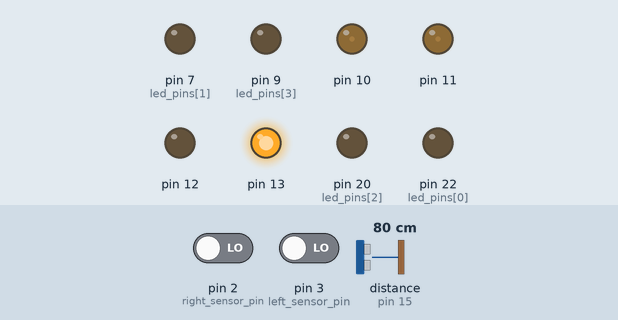
A sketch run on a simulated Arduino Mega 2560, built for the host (arithmetic inside an expression is 32-bit, double 64-bit). Parts: output pins drawn as LEDs (lit = HIGH). Wiring (inferred from the names in the program): ultrasonic range finder: trigger pin 14; echo pin 15. The inputs (shaded band) are chosen by the test bench; at power-on: distance to the obstacle (sensor on pin 15) 80 cm, pin 2 (right_sensor_pin) LOW, pin 3 (left_sensor_pin) LOW. The echo pulse lasts 58.3 µs per cm; pins used as bus, display or sensor lines are not drawn.

Above: at 1.2 s.
1.3 s: distance to the obstacle (sensor on pin 15) set to 6 cm
2.8 s: distance to the obstacle (sensor on pin 15) set to 3 cm
At 4.0 s:
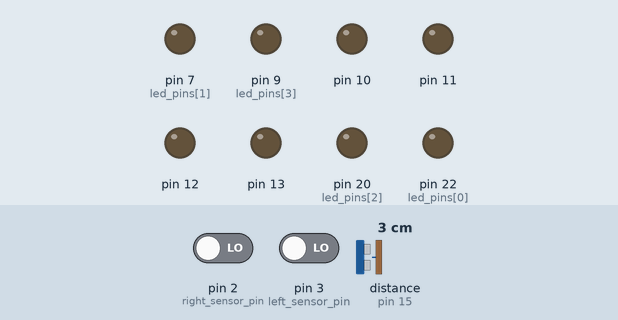
4.3 s: distance to the obstacle (sensor on pin 15) set to 9 cm
At 5.1 s:
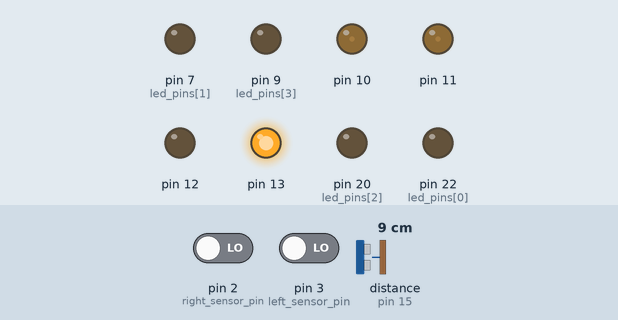
5.8 s: pin 2 (right_sensor_pin) driven HIGH
At 6.6 s:
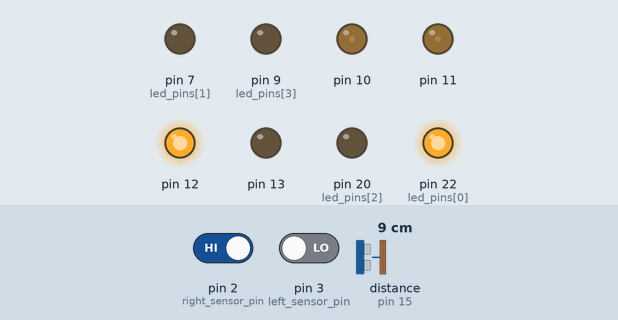
7.4 s: pin 3 (left_sensor_pin) driven HIGH
At 8.2 s:
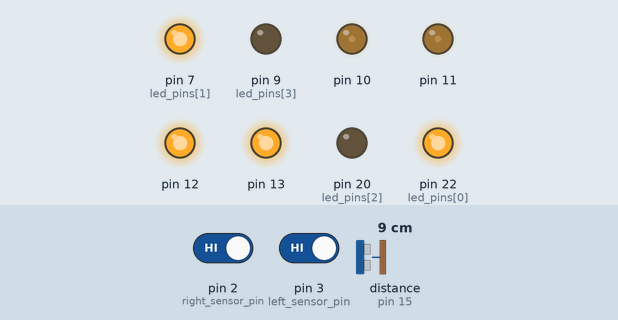
9.0 s: pin 2 (right_sensor_pin) driven LOW
At 9.7 s:
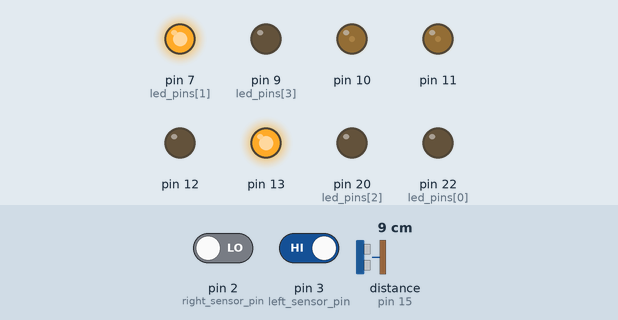
Timing chart, 0 to 11.6 s (numbered marks = the images above; inputs shaded):
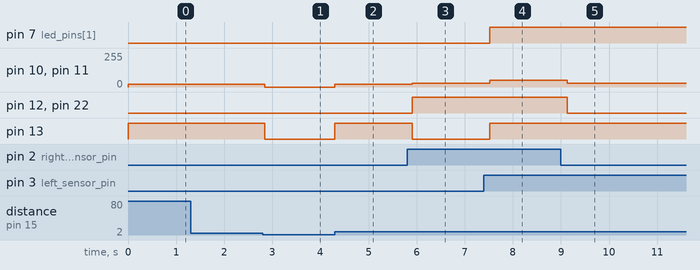

The sketch:

LAB12_Data_structures.ino
```cpp
#include <Arduino.h>

// Define functions
int get_tracking();
long measure_distance();
void motors_speed(int left_wheel_speed, int right_wheel_speed);

// Ultrasonic sensor pins
const int trigger_pin = 14;
const int echo_pin = 15;
const int left_sensor_pin = 3;
const int right_sensor_pin = 2;

// Motor pins and configuration
struct MotorPins {
    int motor1_pwm;
    int motor1_dir;
    int motor2_pwm;
    int motor2_dir;
};

MotorPins motor_pins = {10, 12, 11, 13};

// LED pins
int led_pins[] = {22, 7, 20, 9};  // {left_led, right_led, left_blue_led, right_blue_led}

// Set up PWM for motors
const int pwm_frequency = 1000;

void setup() {
    // Initialize serial communication
    Serial.begin(115200);

    // Initialize ultrasonic sensor pins
    pinMode(trigger_pin, OUTPUT);
    pinMode(echo_pin, INPUT);

    // Initialize line follower sensor pins
    pinMode(left_sensor_pin, INPUT);
    pinMode(right_sensor_pin, INPUT);

    // Initialize motor pins
    pinMode(motor_pins.motor1_pwm, OUTPUT);
    pinMode(motor_pins.motor1_dir, OUTPUT);
    pinMode(motor_pins.motor2_pwm, OUTPUT);
    pinMode(motor_pins.motor2_dir, OUTPUT);

    // Initialize LED pins
    for (int i = 0; i < 4; i++) {
        pinMode(led_pins[i], OUTPUT);
    }

    // Set PWM frequency for motors
    analogWriteFreq(pwm_frequency);
}

void loop() {
    int tracking_state = get_tracking();
    long distance_cm = measure_distance();
    if (distance_cm > 3) {
        if (tracking_state == 0 || tracking_state == 1 || tracking_state == 2 || tracking_state == 3) {
            int motor_speeds[4][2] = {{-20, 20}, {30, -30}, {-30, 30}, {50, 50}};
            int tracking_states[4] = {0, 1, 2, 3};
            for (int i = 0; i < 4; i++) {
                if (tracking_state == tracking_states[i]) {
                    motors_speed(motor_speeds[i][0], motor_speeds[i][1]);
                    if (tracking_state == 2) {
                        digitalWrite(led_pins[0], LOW);  // left_led_pin
                        digitalWrite(led_pins[1], HIGH);  // right_led_pin
                    } else if (tracking_state == 1) {
                        digitalWrite(led_pins[0], HIGH);  // left_led_pin
                        digitalWrite(led_pins[1], LOW);  // right_led_pin
                    } else if (tracking_state == 3) {
                        digitalWrite(led_pins[0], HIGH);  // left_led_pin
                        digitalWrite(led_pins[1], HIGH);  // right_led_pin
                    }
                    delay(200);
                    break;
                }
            }
        }
    } else {
        motors_speed(0, 0);  // Stop
    }
}

// Define function implementations

int get_tracking() {
    // Implement the function to get tracking information
    // Example implementation:
    int left = digitalRead(left_sensor_pin);
    int right = digitalRead(right_sensor_pin);
    return (left << 1) | right;  // Combine left and right sensor values
}

long measure_distance() {
    // Implement the function to measure distance
    // Example implementation:
    digitalWrite(trigger_pin, LOW);
    delayMicroseconds(2);
    digitalWrite(trigger_pin, HIGH);
    delayMicroseconds(10);
    digitalWrite(trigger_pin, LOW);

    long duration = pulseIn(echo_pin, HIGH);
    long distance_cm = duration * 0.034 / 2;  // Speed of sound = 0.034 cm/us
    return distance_cm;
}

void motors_speed(int left_wheel_speed, int right_wheel_speed) {
    // Implement the function to control motor speed
    // Example implementation:
    analogWrite(motor_pins.motor1_pwm, abs(left_wheel_speed));
    digitalWrite(motor_pins.motor1_dir, left_wheel_speed > 0 ? HIGH : LOW);

    analogWrite(motor_pins.motor2_pwm, abs(right_wheel_speed));
    digitalWrite(motor_pins.motor2_dir, right_wheel_speed > 0 ? HIGH : LOW);
}
```

Measured:
- the behaviour switches between 5 and 4 cm on distance to the obstacle (sensor on pin 15) (found by bisection; images 0 and 1)
- after the input at 1.3 s, every drawn part: stays the same
- after the input at 2.8 s, pin 10, pin 11: 20/255 → 0/255 at once; pin 13: HIGH → LOW at once
- after the input at 4.3 s, pin 10, pin 11: 0/255 → 20/255 at once; pin 13: LOW → HIGH at once
- after the input at 5.8 s, pin 10, pin 11: 20/255 → 30/255 after 0.11 s; pin 12, pin 22 (led_pins[0]): LOW → HIGH after 0.11 s; pin 13: HIGH → LOW after 0.11 s
- after the input at 7.4 s, pin 7 (led_pins[1]), pin 13: LOW → HIGH after 0.12 s; pin 10, pin 11: 30/255 → 50/255 after 0.12 s
- after the input at 9.0 s, pin 10, pin 11: 50/255 → 30/255 after 0.13 s; pin 12, pin 22 (led_pins[0]): HIGH → LOW after 0.13 s
